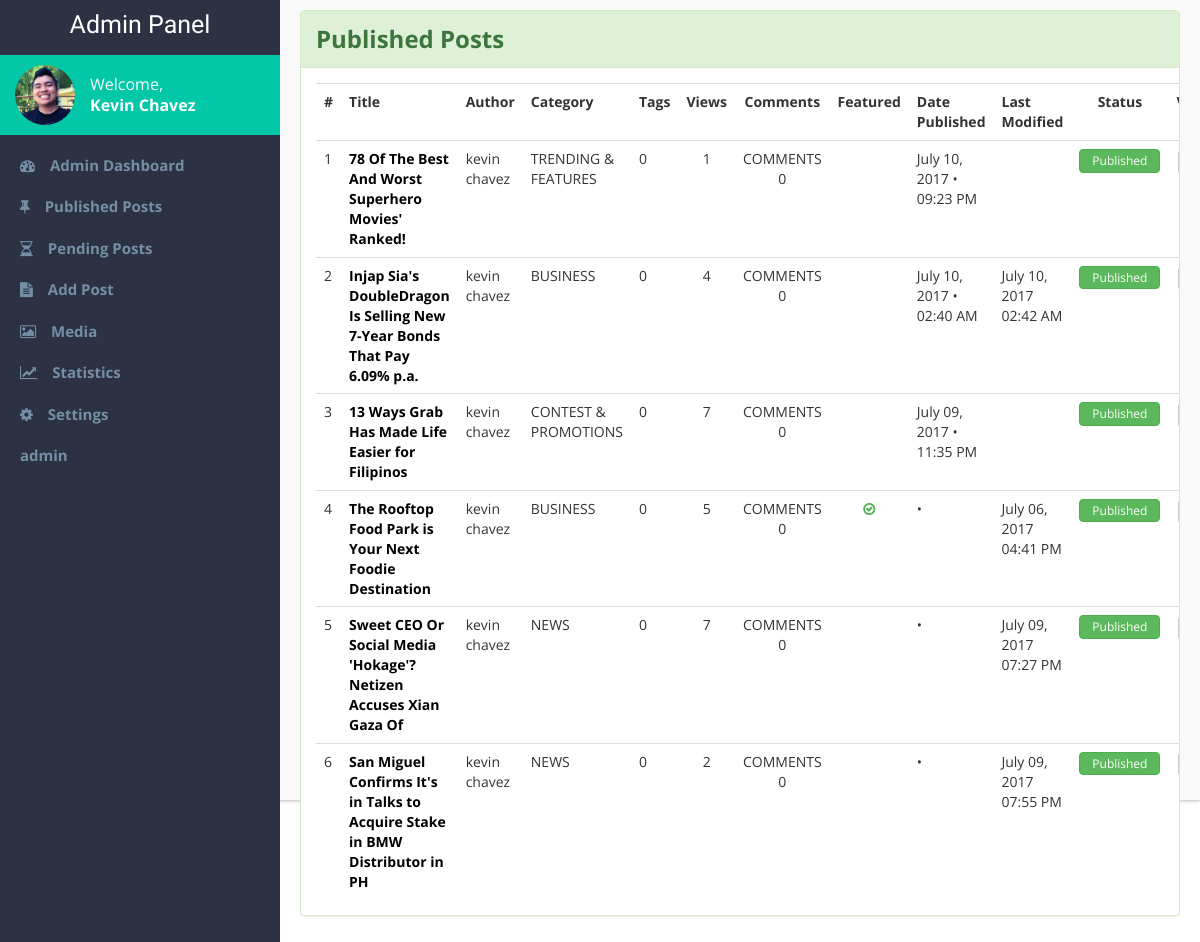
Page /admin-pages/published-posts.php (signed in) on the earlier database version.
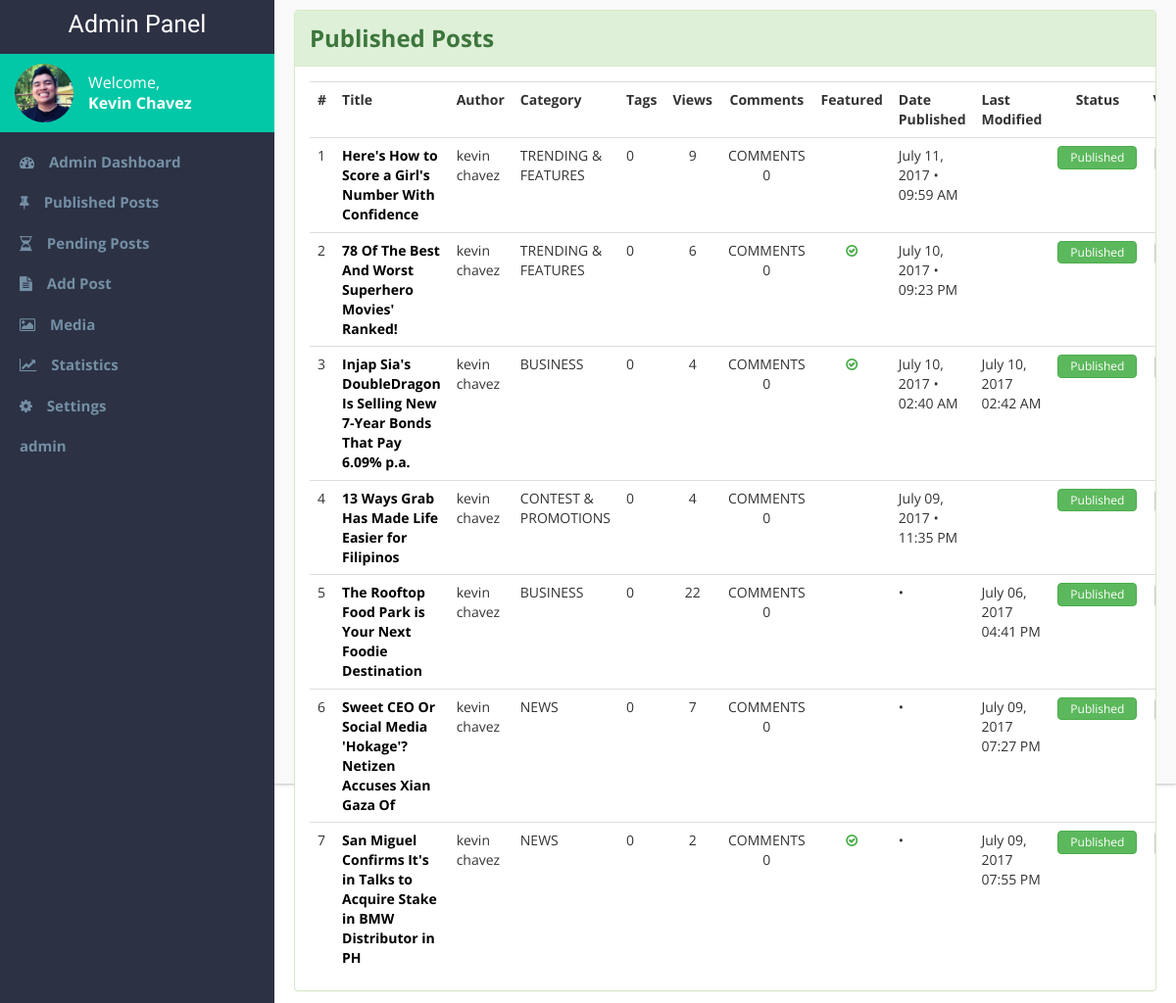
Same page on the later database version.
### tables this page shows
CREATE TABLE `blog_post` (
  `blog_id` int(11) NOT NULL,
  `title` varchar(100) NOT NULL,
  `subheading` varchar(255) DEFAULT NULL,
  `thumbnail` varchar(255) NOT NULL,
  `article` text NOT NULL,
  `author_id` int(11) NOT NULL,
  `date_created` varchar(255) NOT NULL,
  `time_created` varchar(255) NOT NULL,
  `date_published` varchar(255) DEFAULT NULL,
  `time_published` varchar(255) DEFAULT NULL,
  `month_published` varchar(255) DEFAULT NULL,
  `year_published` varchar(255) DEFAULT NULL,
  `featured` tinyint(1) DEFAULT NULL,
  `enabled` tinyint(1) DEFAULT NULL,
  `sponsored` tinyint(1) DEFAULT NULL,
  `recommended` tinyint(1) DEFAULT NULL,
  `comments_count` int(11) DEFAULT NULL,
  `views` int(11) DEFAULT NULL,
  `date_modified` varchar(255) DEFAULT NULL,
  `time_modified` varchar(255) DEFAULT NULL,
  `category_id` int(11) NOT NULL,
  `approved` tinyint(1) NOT NULL,
  `denied` tinyint(1) DEFAULT NULL,
  `admin_remarks` text
);

CREATE TABLE `users` (
  `user_id` int(11) NOT NULL,
  `username` varchar(45) NOT NULL,
  `password` varchar(45) NOT NULL,
  `email` varchar(45) NOT NULL,
  `first_name` varchar(45) NOT NULL,
  `middle_name` varchar(255) NOT NULL,
  `last_name` varchar(45) NOT NULL,
  `gender` varchar(10) NOT NULL,
  `display_pic` varchar(155) DEFAULT NULL,
  `role` varchar(45) NOT NULL
);

CREATE TABLE `blog_categories` (
  `category_id` int(11) NOT NULL,
  `name` varchar(55) NOT NULL,
  `category_desc` varchar(255) DEFAULT NULL
);

### admin-pages/display-published.php (the view, shortened to what this page needs)
<?php
	require $_SERVER['DOCUMENT_ROOT'].'/capstone2/connection.php';
	$sql = "SELECT * FROM blog_post
			JOIN users ON(users.user_id = blog_post.author_id)
			JOIN blog_categories ON(blog_categories.category_id = blog_post.category_id)
			WHERE approved ORDER BY date_published DESC, time_published DESC";
	$result = mysqli_query($con,$sql);
	$count = 1;
		while ($row = mysqli_fetch_assoc($result))
		{
			extract($row);
				$sql1 = "SELECT username from users
						WHERE user_id = '$user_id'";
				$result1 = mysqli_query($con,$sql1);
				$row1 = mysqli_fetch_assoc($result1);
				extract($row1);
				$sql2 = "SELECT name from blog_categories
						WHERE category_id = '$category_id'";
				$result2 = mysqli_query($con,$sql2);
				$row2 = mysqli_fetch_assoc($result2);
				extract($row2);
	$blogID = [];
	$blogID[$count] = $blog_id;
	$postID = $blogID[$count];
	echo "<tr>";
	echo "
		<td>$count</td>
		<td><strong><a href='/capstone2/admin-pages/edit-entry.php?id=$blogID[$count]'>$title</a></strong></td>
		<td>$first_name $last_name</td>
		<td>$name</td>
		<td>0</td>
		<td class='center-text'>$views</td>
		<td class='center-text'>COMMENTS 0</td>
		";
		if ($featured == 1) {
			echo "
			<td class='center-text'><i class='fa fa-check-circle-o'></i></td>";
		} elseif ($featured == 0) {
			echo "
			<td class='center-text'></td>";
		}
		echo "
		<td>$date_published • $time_published</td>
		<td>$date_modified $time_modified</td>
		";
		if ($approved == 1) {
			echo "
			<td class='center-text'>
				<button type='button' class='btn btn-success'>Published</button>
			</td>";
		}
		echo "	<td class='center-text'>
				<a href='/capstone2/viewpost.php?id=$blogID[$count]' target='_blank'>
				<buton class='btn btn-default btn-view' title='View post'><i class='fa fa-eye'></i></button></a>
				</td>
				<td class='center-text'>
					<form class='straight' title='Edit this post'>
					<a href='/capstone2/admin-pages/edit-entry.php?id=$postID'>
						<button type='button' class='btn btn-default btn-view'>
							<i class='fa fa-pencil-square-o'></i>
						</button>
					</a>
					</form>
				</td>
				<td class='center-text'>
					<form class='straight' title='Delete this post'>
					<a data-toggle='modal' data-backdrop='static' href='published-posts.php?#modal-delete$postID'>
						<button id ='delete-post' type='button' class='btn btn-danger btn-view'>
							<i class='fa fa-trash-o'></i>
						</button>
					</a>
					</form>
				</td>
			";
			echo "<tr>";
			$count = $count + 1;
		}
 ?>

### admin-pages/admin-panel.php (shortened to what this page needs)
<!DOCTYPE html>
<html>
<head>
	<?php require_once $_SERVER['DOCUMENT_ROOT'].'/capstone2/admin-pages/admin-links.php' ?>
</head>
<body>
	<div class='main-container'>
		<?php require_once $_SERVER['DOCUMENT_ROOT'].'/capstone2/admin-pages/admin-sidebar.php' ?>
		<div id='main-content' class='clearfix'>
			<?php display_content(); ?>
		</div>
	</div>
</body>
</html>

### admin-pages/admin-links.php (shortened to what this page needs)
<link rel="stylesheet" href="https://maxcdn.bootstrapcdn.com/bootstrap/3.3.7/css/bootstrap.min.css">
<link rel="stylesheet" type="text/css" href="admin-panel.css"/>
<link rel="stylesheet" href="https://cdnjs.cloudflare.com/ajax/libs/limonte-sweetalert2/6.6.5/sweetalert2.min.css">
<link href="https://maxcdn.bootstrapcdn.com/font-awesome/4.7.0/css/font-awesome.min.css" rel="stylesheet">

### admin-pages/admin-sidebar.php
<div id='sidebar' class=''>
	<div class='nav_title'>
		<span>
			Admin Panel
		</span>
	</div>
	<div class='profile-bar'>
		<div class='float-left'>
			<figure class='profile-details-sm'>
				<img id='profile-pic-sm' src='/capstone2/page-imgs/admin.jpg'>
			</figure>
		</div>
		<div class='profile-name-wrapper-sm'>
			<div id='profile-greeting-sm'>Welcome,</div>
			<div id='profile-name-sm'><?php echo $_SESSION['firstname'] . " " . $_SESSION['lastname'] ?></div>
		</div>
	</div>
	<nav id='nav-sidebar'>
		<ul>
			<a href='/capstone2/admin-pages/admin-dashboard.php'><li><i class="fa fa-tachometer"></i>Admin Dashboard</li></a>
			<a href='/capstone2/admin-pages/published-posts.php#published'><li><i class="fa fa-thumb-tack"></i>Published Posts</li></a>
			<a href='/capstone2/admin-pages/pending-posts.php#pending'><li><i class="fa fa-hourglass-half"></i>Pending Posts</li></a>
			<a href='/capstone2/admin-pages/add-entry.php#add-posts'><li><i class="fa fa-file-text"></i>Add Post</li></a>
			<a href='#'><li><i class="fa fa-picture-o"></i>Media</li></a>
			<a href='#'><li><i class="fa fa-line-chart"></i>Statistics</li></a>
			<a href='#'><li><i class="fa fa-cog"></i>Settings</li></a>
			<?php echo $_SESSION['username']; ?>
		</ul>
	</nav>
</div>

### admin-pages/published-posts.php (shortened to what this page needs)
<?php
	function display_content() { ?>
			<div id='published'>
					<div class="panel panel-success">
					  	<div class="panel-heading"><h3>Published Posts</h3></div>
						  	<div class="panel-body table-responsive">
						  		<table class='table'>
						  			<tr>
						  				<th>#</th>
						  				<th>Title</th>
						  				<th>Author</th>
						  				<th>Category</th>
						  				<th>Tags</th>
						  				<th class='center-text'>Views</th>
						  				<th class='center-text'>Comments</th>
						  				<th class='center-text'>Featured</th>
						  				<th>Date Published</th>
						  				<th>Last Modified</th>
						  				<th class='center-text'>Status</th>
						  				<th class='center-text'>View</th>
						  			</tr>
										<?php require_once $_SERVER['DOCUMENT_ROOT'].'/capstone2/admin-pages/display-published.php'; ?>
						  		</table>
						  	</div>
					</div>
				</div>
		<?php
	}
	require_once $_SERVER['DOCUMENT_ROOT'].'/capstone2/admin-pages/admin-panel.php';
 ?>

### admin-pages/admin-panel.css (style rules this page uses)
* { box-sizing: border-box; }
.main-container { height: 100%; width: 100%; box-shadow: 0 1px 2px 0 rgba(0,0,0,0.16),0 1px 5px 0 rgba(0,0,0,0.12); padding: 0; font-family: 'Open Sans'; }
.clearfix:after { content: "."; display: block; clear: both; visibility: hidden; line-height: 0; height: 0; margin: 0; padding: 0; }
#main-content { background-color: #f9f9f9; padding: 10px 20px; margin-left: 280px; height: 100vh; }
#sidebar { background-color: #2c3144; color: white; padding: 10px 20px; height: 100%; position: fixed; width: 280px; }
.nav_title { box-sizing: border-box; height: 30px; line-height: 30px; text-align: center; font-family: Lobster; font-size: 25px; }
.profile-bar { background-color: #02c8a7; height: 80px; margin: 15px -20px 10px -20px; padding: 0 15px; }
.profile-details-sm { padding: 10px 0; font-size: .80em; display: inline-block; }
#profile-pic-sm { border-radius: 50px; height: 60px; width: 60px; overflow: hidden; margin-right: 15px; }
.profile-name-wrapper-sm { padding: 21px 0; }
#profile-greeting-sm { font-size: 16px; line-height: 1; margin-bottom: 5px; }
#profile-name-sm { font-size: 16px; font-weight: bold; line-height: 1; }
.float-left { float: left; }
#nav-sidebar { font-family:'Open Sans'; font-weight: bold; font-size: 15px; color: #748fa4; }
#nav-sidebar > ul li { display: block; }
#nav-sidebar > ul li { padding: 0 20px; margin: 20px -20px; }
#nav-sidebar > ul { padding: 0; }
#nav-sidebar > ul > a > li > i { margin-right: 15px; }
#nav-sidebar a { color: #748fa4; text-decoration: none; }
.center-text { text-align: center; }
td > .btn { padding: 2px 12px; font-size: 12px; width: 100%; }
h1, h2, h3, h4, h5, h6 { margin: 5px 0; font-weight: 700; }
.fa-check-circle-o { color: #4cae4c; }
.panel-body a { text-decoration: none; color: #000; }

Differences in the rows shown:
added blog_post: title "Here's How to Score a Girl's Number With Confidence", users.first_name "kevin", users.last_name "chavez", category.name "TRENDING & FEATURES", views "9", featured 0 (drawn), date_published "July 11, 2017", time_published "09:59 AM", approved "Published"
changed blog_post "78 Of The Best And Worst Superhero Movies' Ranked!": views "1" → "6"; featured 0 → 1 (drawn)
changed blog_post "Injap Sia's DoubleDragon Is Selling New 7-Year Bonds That Pay 6.09% p.a.": featured 0 → 1 (drawn)
changed blog_post "13 Ways Grab Has Made Life Easier for Filipinos": views "7" → "4"
changed blog_post "The Rooftop Food Park is Your Next Foodie Destination": views "5" → "22"; featured 1 → 0 (drawn)
changed blog_post "San Miguel Confirms It's in Talks to Acquire Stake in BMW Distributor in PH": featured 0 → 1 (drawn)
